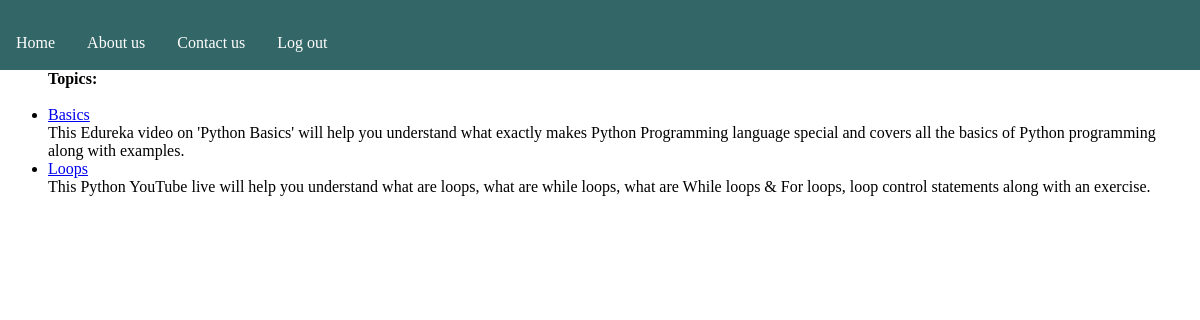
Screenshot of /lessons/1/ (signed in) with the database file from the repository.
### lessons/models.py (models this page shows, shortened)
class Video(models.Model):
    lesson = models.ForeignKey(Lesson, on_delete = models.CASCADE)
    video_name = models.CharField(max_length = 200)
    video_content = models.CharField(max_length = 400, blank = True, null = True)
    video_url = models.URLField(max_length = 200, blank = True, null = True)

### lessons/views.py (the view)
# urls.py: path('<int:lesson_id>/', views.detail, name = 'detail'),
def detail(request, lesson_id):
    video_list = Video.objects.filter(lesson__pk = lesson_id)
    template2 = loader.get_template('lessons/detail.html')
    context = {
        'video_list': video_list,
    }
    return HttpResponse(template2.render(context, request))

### lessons/templates/lessons/detail.html (shortened to what this page needs)
{% extends "lessons/base.html" %}
{% block content %}
{% if user.is_authenticated %}
    {% if video_list %}
        <ul>
        <a><strong> Topics: </strong></a>
        <br><br>
        {% for video in video_list %}
            <li><a href = "{{ video.id }}"> {{ video.video_name }} </a></li>
            <a> {{ video.video_content }} </a>
        {% endfor %}
        </ul>
    {% else %}
    <br><br>
        <p>No videos are available.</p>
        <a href = "{% url 'lessons:index' %}"> Go back to subjects. </a>
    {% endif %}
{% else %}
    <P> <strong> Please log in </strong> </p>
    <a href = "{% url 'welcome:login' %}"> Log in </a>
    <br><br>
    <a href = "{% url 'welcome:register' %}"> Register </a>
{% endif %}
{% endblock %}

### rows the page displays
Video: video_name "Basics", video_content "This Edureka video on 'Python Basics' will help you understand what exactly makes Python Programming language special and covers all the basics of Python programming along with examples."
Video: video_name "Loops", video_content "This Python YouTube live will help you understand what are loops, what are while loops, what are While loops & For loops, loop control statements along with an exercise."
